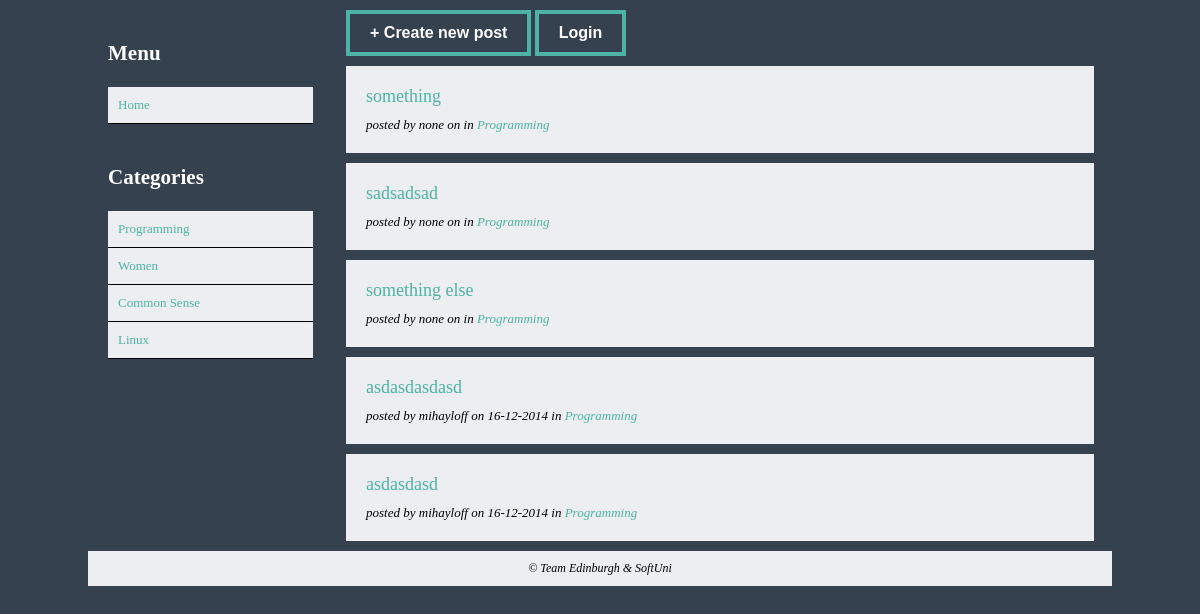
The page /index.php?category=Programming on the database its author committed.
### tables this page shows
CREATE TABLE IF NOT EXISTS `categories` (
  `Type` varchar(50) NOT NULL
);

CREATE TABLE IF NOT EXISTS `posts` (
`post_id` int(11) NOT NULL,
  `heading` varchar(50) NOT NULL,
  `author` varchar(50) NOT NULL,
  `content` text NOT NULL,
  `category` varchar(50) NOT NULL,
  `date` varchar(20) NOT NULL
);

### lib/database.php (called while the page is built, shortened)
<?php
class DB {
    static $conn;
    public function __construct() {
        self::$conn = mysqli_connect( DB_HOST, DB_USER,
            DB_PASS, DB_NAME );
        mysqli_query( self::$conn, "SET NAMES utf8" );
    }
    public function get_results( $sql ) {
        $result = mysqli_query( self::$conn, $sql );
        $return = array();
        while ( $row = mysqli_fetch_object( $result ) ) {
            $return[] = $row;
        }
        return $return;
    }
}

### index.php (the view, shortened to what this page needs)
<?php
require_once './lib/database.php';
?>
<!DOCTYPE html>
<html>
<head>
    <link rel="stylesheet" type="text/css" href="css/styles.css">
</head>
<body>
<div id="main-container">
    <div id="left">
        <section>
            <header><h3>Menu</h3></header>
            <ul>
                <li>
                    <a href="index.php">Home</a>
                </li>
            </ul>
        </section>
        <section>
            <header><h3>Categories</h3></header>
            <ul>
                <li>
                    <?php
                    $db = new DB();
                    $query = $db->get_results('SELECT * FROM categories');
                    if (!$query) {
                        die('Error in database.');
                    } else {
                        foreach ($query as $row) {
                            echo '<a href="index.php?category='.$row->Type.'">'.$row->Type.'</a>';
                        }
                    }
                    ?>
                </li>
            </ul>
        </section>
    </div>
    <div id="right">
        <div id="actions">
            <button onclick="location.href='newPost.php'">+ Create new post</button>
            <?php
            if (empty($_SESSION['loggedIn'])) {
                echo '<button onclick="location.href=\'loginPage.php\'">Login</button>';
            } else {
                echo '<button onclick="location.href=\'logout.php\'">Logout</button>';
            }
            ?>
        </div>
        <?php
        $db = new DB();
        if (!empty($_GET['category'])) {
            $category = htmlspecialchars($_GET['category']);
            $sql = "SELECT * FROM posts WHERE category='".$category."'";
        } else {
            $sql = "SELECT * FROM posts";
        }
        $result = $db->get_results($sql);
        foreach ($result as $post) { ?>
            <article>
                <header><a href="./post.php?post=<?php echo $post->post_id ?>"><?php echo $post->heading ?></a></header>
                <em>posted by <?php echo $post->author ?> on <?php echo $post->date ?> in
                    <a href="<?php echo 'index.php?category=' . $post->category ?>"><?php echo $post->category ?></a></em>
            </article>
        <?php
        }
        ?>
    </div>
    <footer>
        <em>&copy; Team Edinburgh & SoftUni</em>
    </footer>
</div>
</body>
</html>

### css/styles.css (style rules this page uses)
html, body { background-color: #364150; font: 13px Tahoma; color: #fff; margin: 0; padding: 0; }
a { color: #4db3a5; text-decoration: none; }
button { color: #fff; background-color: #364150; font-weight: 600; padding: 10px 20px; font-size: 16px; border: 4px solid #4db3a5; outline: none; cursor: pointer; transition: .5s ease; }
#main-container { width: 1024px; margin: 0 auto; }
#main-container > #left { width: 20%; display: inline-block; margin-right: 20px; padding: 10px; vertical-align: top; }
#main-container > #right { width: 73%; display: inline-block; padding: 10px; vertical-align: top; }
#right > article { background-color: #eceef1; color: #000; padding: 20px; margin-top: 10px; }
#right > article > header { font-size: 18px; font-weight: normal; padding: 0 0 10px 0; }
#left > section { padding: 10px; width: 100%; }
#left > section > header { font-size: 18px; font-weight: normal; }
#left > section > ul { list-style-type: none; margin: 0; padding: 0; }
#left > section > ul > li a { display: block; padding: 10px 10px; background-color: #eceef1; border-bottom: 1px solid #000; transition: .5s ease; }
footer { background-color: #eceef1; text-align: center; color: #000; padding: 10px; font-size: 12px; }

### rows shown on the page
categories: Type "Programming"
categories: Type "Women"
categories: Type "Common Sense"
categories: Type "Linux"
posts: heading "something", author "none", category "Programming"
posts: heading "sadsadsad", author "none", category "Programming"
posts: heading "something else", author "none", category "Programming"
posts: heading "asdasdasdasd", author "mihayloff", date "16-12-2014", category "Programming"
posts: heading "asdasdasd", author "mihayloff", date "16-12-2014", category "Programming"
